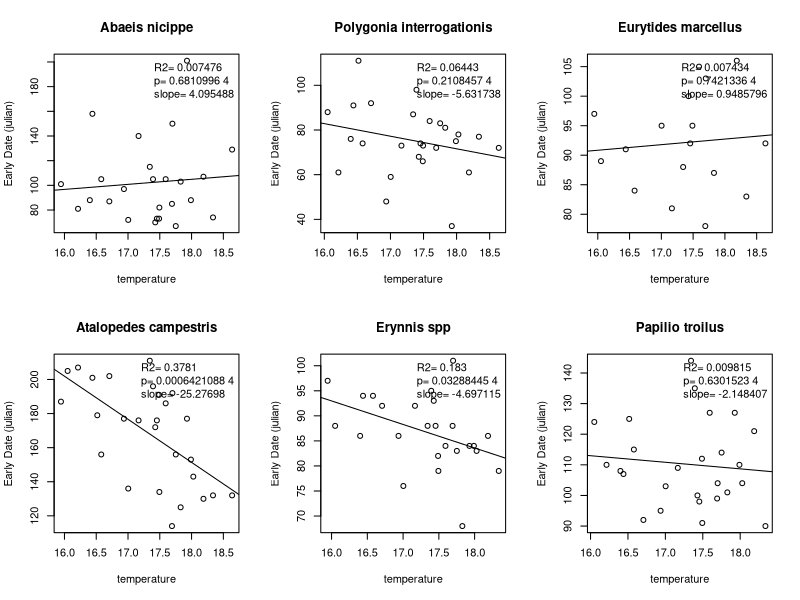
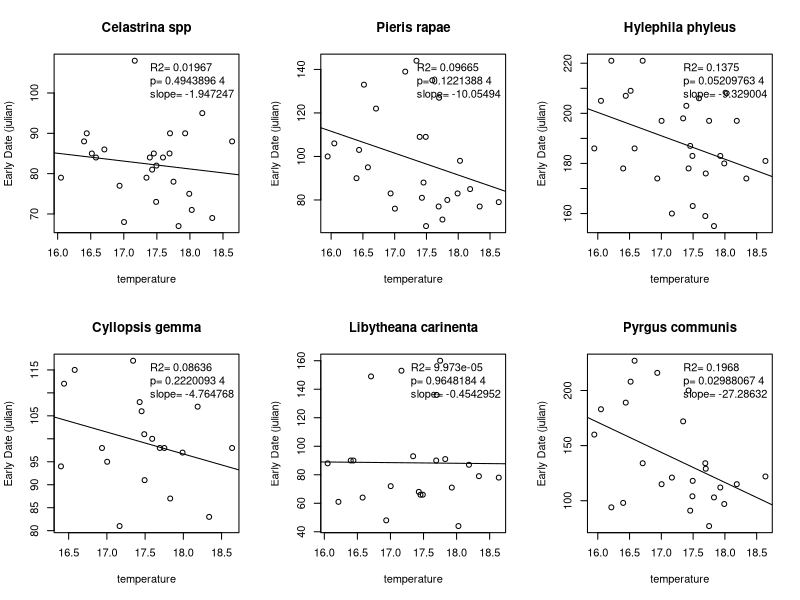
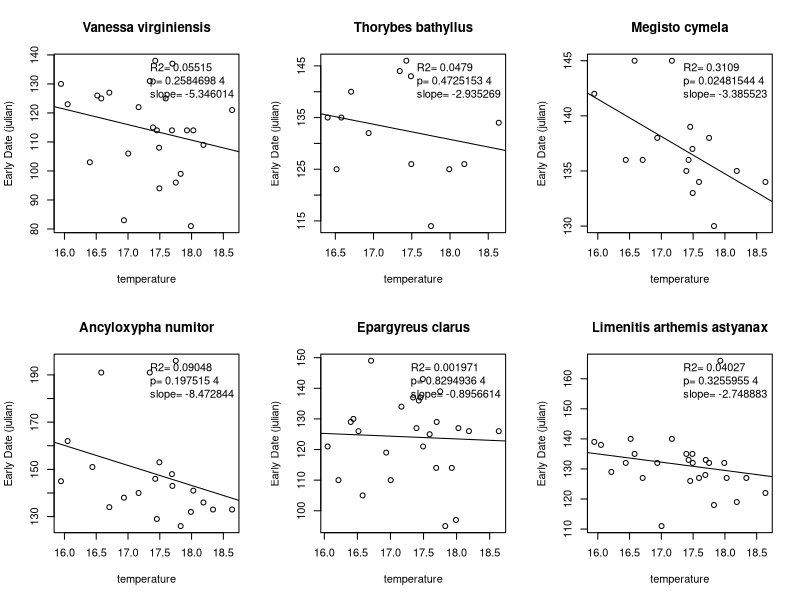
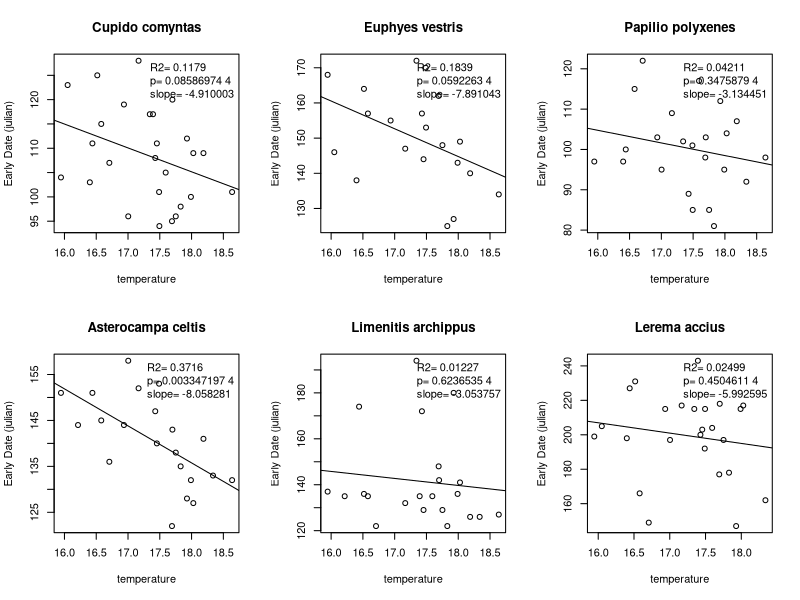
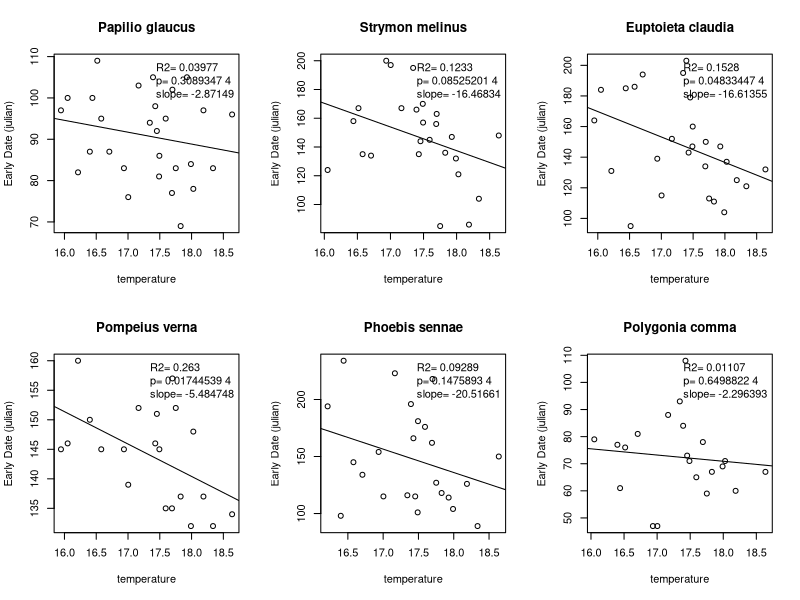
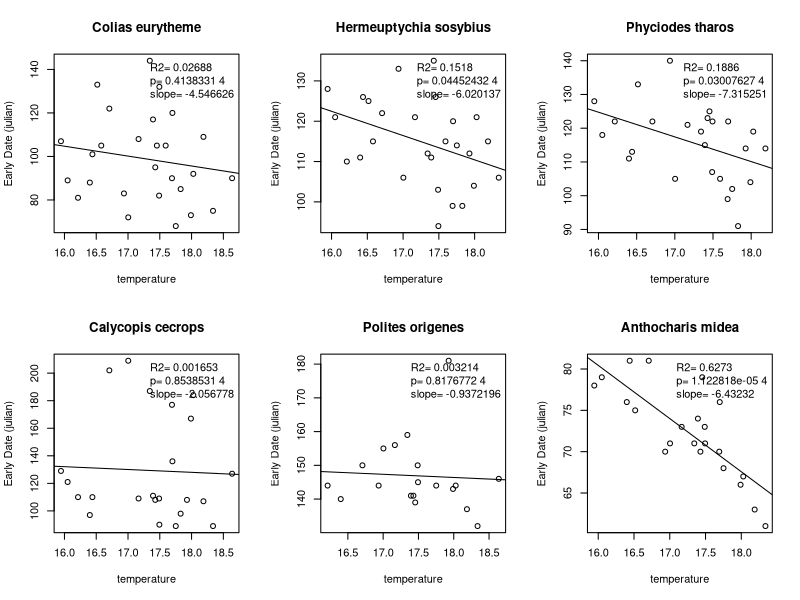
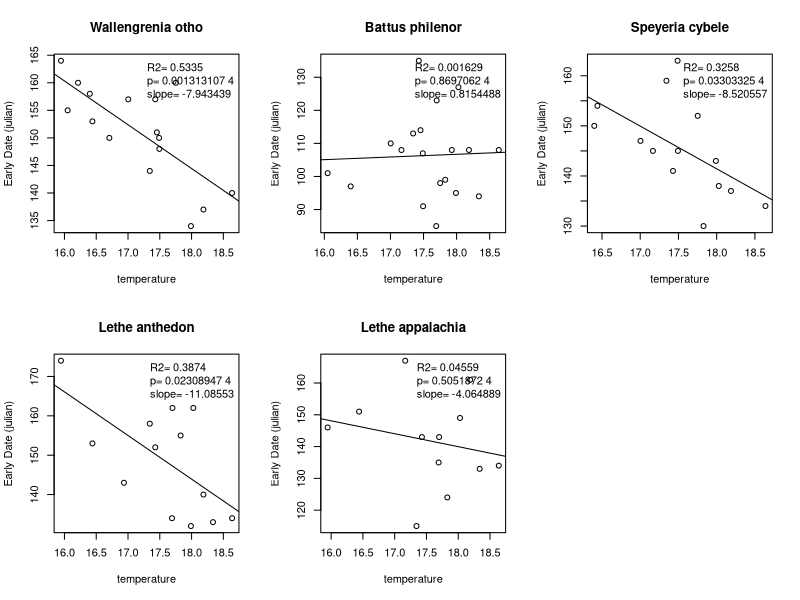
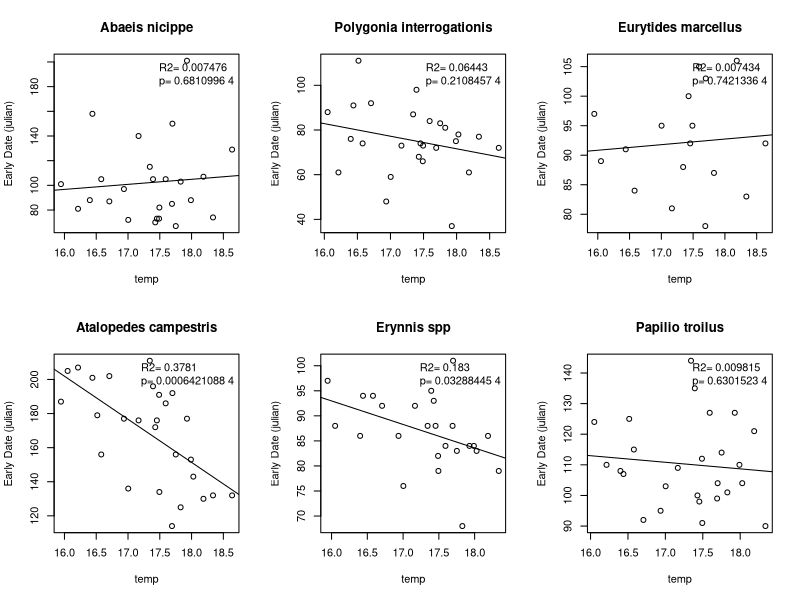

Generate these figures, in order, with R: (Note: this script raises an error after producing the figures.)
#LOAD IN DATA
#merging the full dataset and the calculated earlydate/temp values (without province for now)
library(plyr)

#load temp/julian data. Any fulldat file may be substituted
#triangle
alldat<-read.csv("data/temp.earlydate.uniquedate.triangle.static.4.months.csv")

##############################################################################
#for loop excluding outliers using cooks D
#creating for loop (First I'll just try to get this to read the plots and put them in a pdf)
species<-unique(alldat$species)
pdf("julian.temp.4months.static.unique.date.cooksd.pdf",width=10, height=8)
par(mfrow=c(2,3))

for (s in species) {
  df=alldat[alldat$species==s,]
  lm.sub=lm(df$jd~df$temp)
  cooksD <- cooks.distance(lm.sub)
  influential <- as.numeric(names(cooksD)[(cooksD > (4/nrow(df)))])
  length_influential <- length(influential) 
  if (length_influential >= 1) {
    df_screen <- df[-influential, ]
    plot(df_screen$jd~df_screen$temp, xlab='temperature', ylab='Early Date (julian)', main=paste(s))
    lm.sub_screen = lm(df_screen$jd~df_screen$temp, xlab="temperature", ylab = "julian")
    abline(lm(df_screen$jd~df_screen$temp))
    rsquared<-paste("R2=",format(summary(lm.sub_screen)$r.squared, digits=4))
    pvalue<-paste("p=", format(summary(lm.sub_screen)$coefficients[2,4]), digits=4)
    slope<-paste("slope=", format(summary(lm.sub_screen)$coefficients[2,1] ))
  } else {
    plot(df$jd~df$temp, xlab='temperature', ylab='Early Date (julian)', main=paste(s))
    lm.sub = lm(df$jd~df$temp, xlab="temperature", ylab = "julian")
    abline(lm(df$jd~df$temp))
    rsquared<-paste("R2=",format(summary(lm.sub)$r.squared, digits=4))
    pvalue<-paste("p=", format(summary(lm.sub)$coefficients[2,4]), digits=4)
    slope<-paste("slope=", format(summary(lm.sub)$coefficients[2,1] ))
  }
  legend("topright", bty="n", legend=c(rsquared,pvalue,slope))
}
dev.off()

#############################################################################################
#an additional for loop for temp
pdf("julian.temp.4months.static.unique.date.cooksd.pdf",width=10, height=8)
par(mfrow=c(2,3))

for (s in species) {
  df=alldat[alldat$species==s,]
  lm.sub=lm(df$jd~df$temp)
  cooksD <- cooks.distance(lm.sub)
  influential <- as.numeric(names(cooksD)[(cooksD > (4/nrow(df)))])
  length_influential <- length(influential) 
  if (length_influential >= 1) {
    df_screen <- df[-influential, ]
    plot(df_screen$jd~df_screen$temp, xlab='temp', ylab='Early Date (julian)', main=paste(s))
    lm.sub_screen = lm(df_screen$jd~df_screen$temp, xlab="temp", ylab = "julian")
    abline(lm(df_screen$jd~df_screen$temp))
    rsquared<-paste("R2=",format(summary(lm.sub_screen)$r.squared, digits=4))
    pvalue<-paste("p=", format(summary(lm.sub_screen)$coefficients[2,4]), digits=4)
  } else {
    plot(df$jd~df$temp, xlab='temp', ylab='Early Date (julian)', main=paste(s))
    lm.sub = lm(df$jd~df$temp, xlab="temp", ylab = "julian")
    abline(lm(df$jd~df$temp))
    rsquared<-paste("R2=",format(summary(lm.sub)$r.squared, digits=4))
    pvalue<-paste("p=", format(summary(lm.sub)$coefficients[2,4]), digits=4)
  }
  legend("topright", bty="n", legend=c(rsquared,pvalue))
}
dev.off()

###################################################################################

#generate a dataframe of species,slope,r-squared and p-value
output = data.frame(species = character(),
                    year.slope=numeric(),
                    year.rsquared = numeric(),
                    year.pvalue = numeric(),
                    temp.slope=numeric(),
                    temp.rsquared = numeric(),
                    temp.pvalue = numeric(),
                    mean.year.earlydate=numeric(),
                    se.year.earlydate=numeric(),
                    mean.temp.earlydate=numeric(),
                    se.temp.earlydate=numeric())

species<-unique(alldat$species)

#for loop for generating year and temp slopes, r-squares, p-values
for (s in species) {
  df<-alldat[alldat$species==s,]
  lm.sub.year<-lm(df$jd~df$year)
  lm.sub.temp<-lm(df$jd~df$temp)
  cooksD.year <- cooks.distance(lm.sub.year)
  cooksD.temp <- cooks.distance(lm.sub.temp)
  influential.year <- as.numeric(names(cooksD.year)[(cooksD.year > (4/nrow(df)))])
  influential.temp <- as.numeric(names(cooksD.temp)[(cooksD.temp > (4/nrow(df)))]) #which
  length_influential.year <- length(influential.year)
  length_influential.temp <- length(influential.temp)
  if (length_influential.year >= 1) {
    df_screen.year <- df[-influential.year, ]
    lm.sub_screen.year = lm(df_screen.year$jd~df_screen.year$year)
    mean.year.earlydate = mean(df_screen.year$jd)
    se.year.earlydate = sd(df_screen.year$jd)/sqrt(nrow(df_screen.year))
    sd.year.earlydate = sd(df_screen.year$jd)
  } else {
    lm.sub_screen.year = lm(df$jd~df$year)
    mean.year.earlydate = mean(df$jd)
    se.year.earlydate = sd(df$jd)/sqrt(nrow(df))
    sd.year.earlydate = sd(df$jd)
  }
  if (length_influential.temp >= 1) {
    df_screen.temp <- df[-influential.temp, ]
    lm.sub_screen.temp = lm(df_screen.temp$jd~df_screen.temp$temp)
    mean.temp.earlydate = mean(df_screen.temp$jd)
    se.temp.earlydate = sd(df_screen.temp$jd)/sqrt(nrow(df_screen.temp))
    sd.temp.earlydate = sd(df_screen.temp$jd)
  } else {
    lm.sub_screen.temp = lm(df$jd~df$temp)
    mean.temp.earlydate = mean(df$jd)
    se.temp.earlydate = sd(df$jd)/sqrt(nrow(df))
    sd.temp.earlydate = sd(df$jd)
  }
  year.slope<-summary(lm.sub_screen.year)$coefficients[2,1] 
  year.rsquared<-summary(lm.sub_screen.year)$r.squared
  year.pvalue<-summary(lm.sub_screen.year)$coefficients[2,4]
  temp.slope<-summary(lm.sub_screen.temp)$coefficients[2,1] 
  temp.rsquared<-summary(lm.sub_screen.temp)$r.squared
  temp.pvalue<-summary(lm.sub_screen.temp)$coefficients[2,4]
  tempoutput<- data.frame(species = s, 
                          year.slope=year.slope, 
                          year.rsquared = year.rsquared,
                          year.pvalue = year.pvalue,
                          temp.slope=temp.slope, 
                          temp.rsquared = temp.rsquared,
                          temp.pvalue = temp.pvalue,
                          mean.year.earlydate = mean.year.earlydate,
                          se.year.earlydate = se.year.earlydate,
                          sd.year.earlydate = sd.year.earlydate,
                          mean.temp.earlydate = mean.temp.earlydate,
                          se.temp.earlydate = se.temp.earlydate,
                          sd.temp.earlydate = sd.temp.earlydate)
  output<-rbind(output,tempoutput)
}

#create a csv that includes temperature and julian dates, if desired
write.csv(output, "data/year.temp.earlydate.uniquedate.triangle.cooksd.4.months.csv")

#################################################################################
#histograms and summary stats

mean(output$slope)
ok1<-subset(output, output$pvalue<0.05)
ok2<-subset(output,output$slope<0)

hist(output$slope, xlab="Slope (days/degree Celsius)", ylab="Julian date",main="")
abline(v=-0.5056561,col="red",lwd=2)

histogram1<-ggplot(output, aes(x=slope))+
  geom_histogram(binwidth=0.5)+
  abline(v=-0.5056561,col="red",lwd=2)+
  theme_classic()+theme(axis.line=element_line(colour="grey80"),axis.text=element_text(size=18), axis.title=element_text(size=18,face="bold"), title=element_text(size=18,face="bold")) +
  xlab("Slope (days/year)")+
  ylab("Julian date")

#a new better histogram
library(ggplot2)
    
    #year
    p <- ggplot(year.output, aes(year.output$slope)) 
    p <- p + geom_histogram(breaks=seq(-2.5, 2.5, by=0.5),fill="grey",col="darkgrey")
    p <- p + xlab("Slope (days/year)") + ylab("Julian date") 
    p <- p + geom_vline(xintercept = -0.5056561, col="red", lwd=1)
    
    #temp
    p <- ggplot(temp.output, aes(temp.output$slope)) 
    p <- p + geom_histogram(breaks=seq(-20, 20, by=3),fill="grey",col="darkgrey")
    p <- p + xlab("Slope (days/degree Celsius)") + ylab("Julian date") 
    p <- p + geom_vline(xintercept = -1.618129, col="red", lwd=1)
    
#triangle
    #year
      #11/44 negative, 10 significant, mean=0.6005109
    #temp
      #33/48 negative, 6 significant, mean=-4.426349
    #in a simple regression, there is no significant correlation b/w
      #year and temp
      

#binomial test to test whether number of negative slopes is greater 
binom.test(12, 44, 0.5, alternative="greater")

